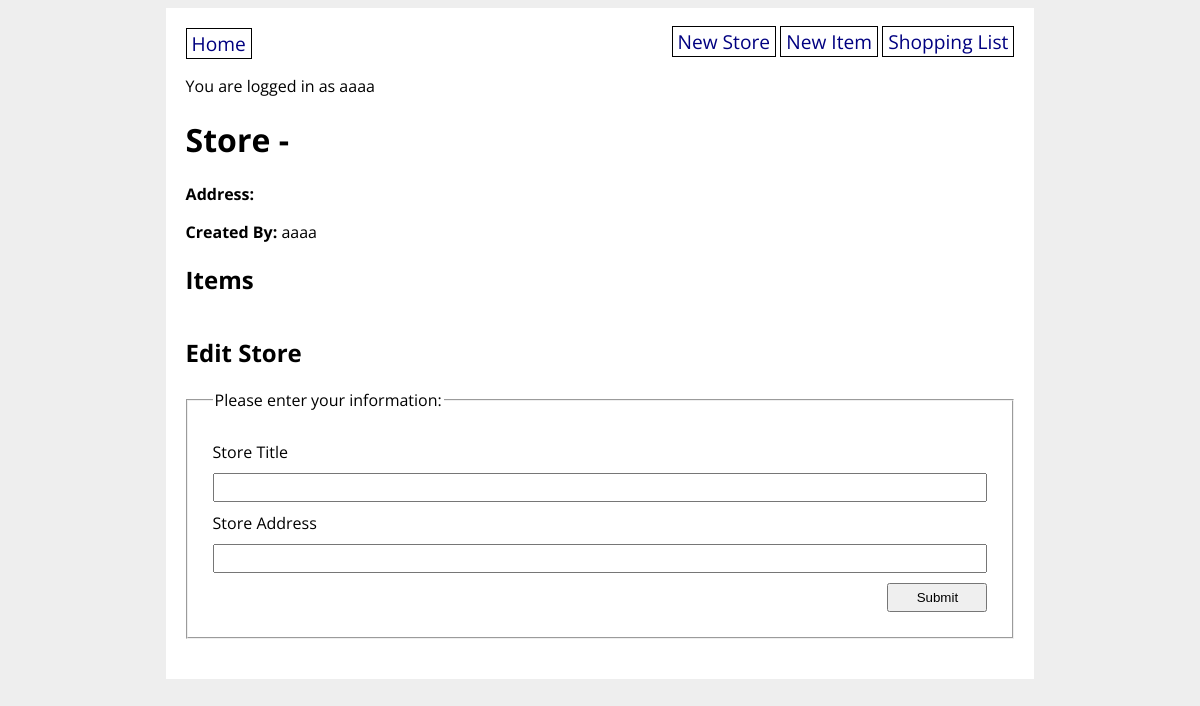
Page /store/2 (signed in) on the earlier database version.
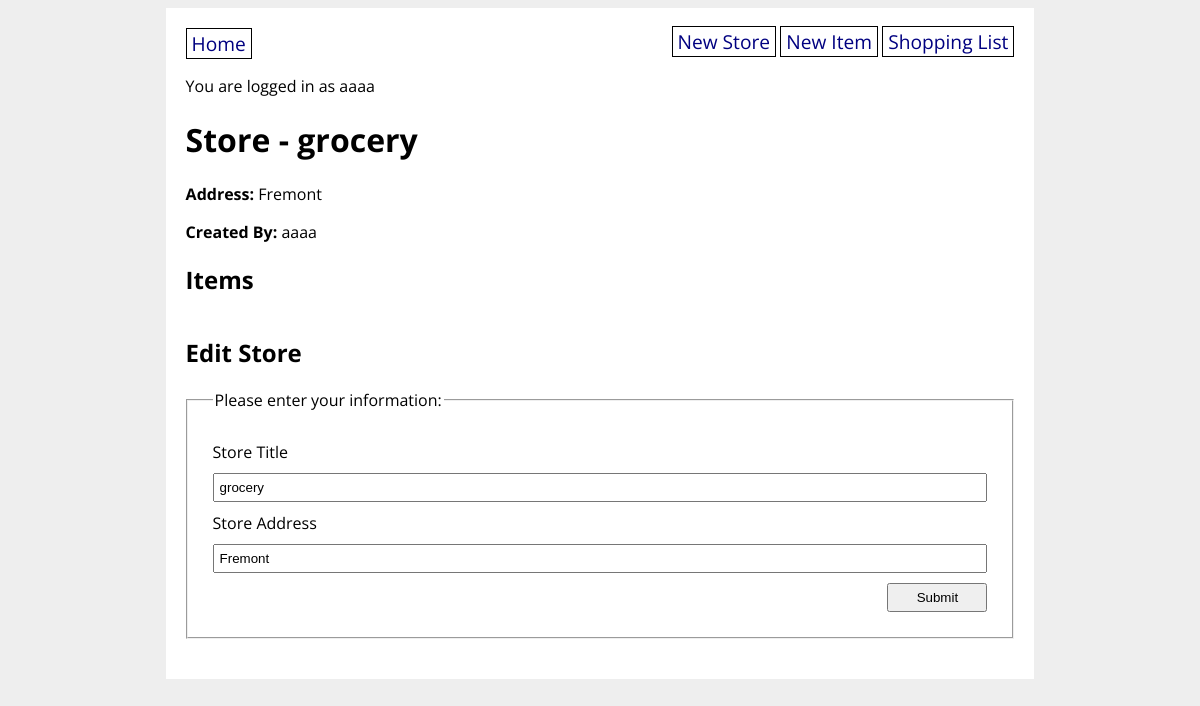
Same page on the later database version.
### grocery_app/models.py (models this page shows, shortened)
class GroceryStore(db.Model):
    id = db.Column(db.Integer, primary_key=True)
    title = db.Column(db.String(80), nullable=False)
    address = db.Column(db.String(200), nullable=False)
    items = db.relationship("GroceryItem", back_populates="store")
    created_by_id = db.Column(db.Integer, db.ForeignKey("user.id"))
    created_by = db.relationship("User")

### grocery_app/main/routes.py (the view, shortened to what this page needs)
@main.route("/store/<store_id>", methods=["GET", "POST"])
@login_required
def store_detail(store_id):
    store = GroceryStore.query.get(store_id)
    form = GroceryStoreForm(obj=store)
    return render_template("store_detail.html", store=store, form=form)

### grocery_app/main/forms.py
class GroceryStoreForm(FlaskForm):
    title = StringField(
        "Store Title", validators=[DataRequired(), Length(min=3, max=80)]
    )
    address = StringField(
        "Store Address", validators=[DataRequired(), Length(min=3, max=200)]
    )
    submit = SubmitField("Submit")

### grocery_app/extensions.py (called while the page is built)
@login_manager.user_loader
def load_user(user_id):
    return User.query.get(user_id)

### grocery_app/templates/store_detail.html (shortened to what this page needs)
{% extends 'base.html' %}
{% block content %}
<h1>Store - {{ store.title }}</h1>
<strong>Address:</strong> {{ store.address }}
<p><strong>Created By:</strong> {{ current_user.username }}</p>
<h2>Items</h2>
<h2>Edit Store</h2>
<form method="POST" action="{{ url_for('main.store_detail', store_id=store.id) }}">
    <fieldset>
        <legend>Please enter your information:</legend>
        {{ form.title.label }}
        {{ form.title }}
        {{ form.address.label }}
        {{ form.address }}
        {{ form.submit }}
    </fieldset>
</form>
{% endblock %}

Differences in the rows shown:
added GroceryStore: title "grocery", address "Fremont"
